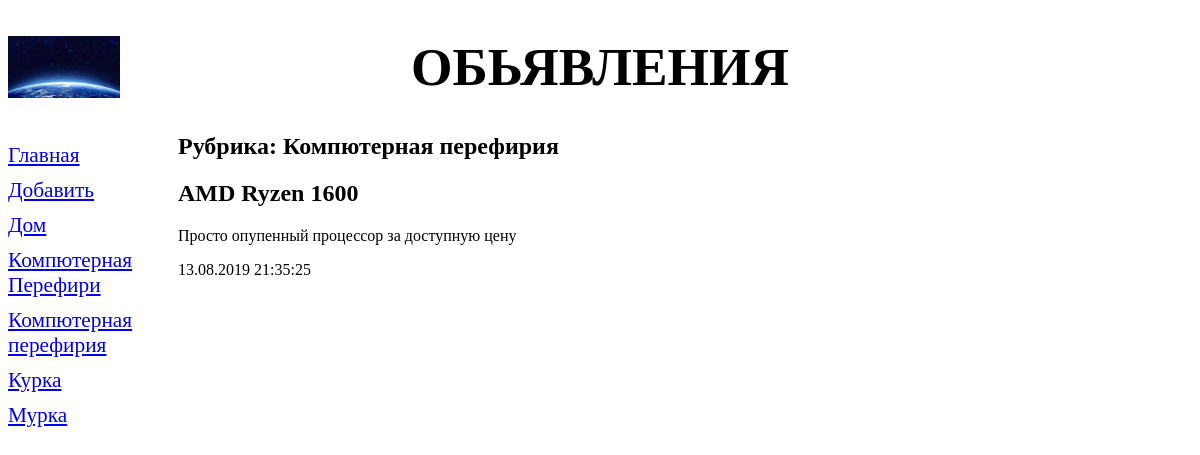
The app's page /5/ with its own data.
### bboard/models.py (models this page shows, shortened)
class Rubric(models.Model):
    name = models.CharField(max_length=120, db_index=True, verbose_name='Название')
    class Meta:
        verbose_name_plural = 'Рубрики'
        verbose_name = 'Рубрика'
        ordering = ['name']

class Bb(models.Model):
    title = models.CharField(max_length=50, verbose_name='Товар')
    content = models.TextField(null=True, blank=True, verbose_name='Описание')
    price = models.FloatField(null=True, blank=True, verbose_name='Цена')
    published = models.DateTimeField(auto_now_add=True, db_index=True, verbose_name='Опубликовано')
    phone = models.FloatField(null=True, blank=True, verbose_name='Номер телефона')
    named = models.TextField(null=True, blank=True, verbose_name='Фамилия и имя')
    rubric = models.ForeignKey('Rubric', null=True, on_delete=models.PROTECT, verbose_name='Рубрика')

### bboard/views.py (the view)
# urls.py: path('<int:rubric_id>/', by_rubric, name='by_rubric'),
def by_rubric(request, rubric_id):
    bbs = Bb.objects.filter(rubric=rubric_id)
    rubrics = Rubric.objects.all()
    current_rubric = Rubric.objects.get(pk=rubric_id)
    context = {'bbs': bbs, 'rubrics': rubrics, 'current_rubric': current_rubric}
    return render(request, 'bboard/by_rubric.html', context)

### bboard/templates/bboard/by_rubric.html (shortened to what this page needs)
{% extends "layout/basic.html" %}
{% block content %}
<h2>Рубрика: {{ current_rubric.name }}</h2>
{% for bb in bbs %}
<div>
  <h2>{{ bb.title }}</h2>
  <p>{{ bb.content }}</p>
  <p>{{ bb.published|date:"d.m.Y H:i:s" }}</p>
</div>
{% endfor %}
{% endblock %}

### bboard/templates/layout/basic.html (shortened to what this page needs)
{% load static%}
<!DOCTYPE html>
<html lang="en">
<head>
    <link rel="stylesheet" type="text/css" href="{% static 'bboard/style.css' %}">
</head>
<body>
    <header>
        <h1>Обьявления</h1>
    </header>
    <nav>
        <a href="{% url 'index' %}">Главная</a>
        <a href="{% url 'add' %}">Добавить</a>
        {% for rubric in rubrics %}
        <a href="{% url 'by_rubric' rubric.pk %}">{{ rubric.name }}</a>
        {% endfor %}
    </nav>
    <section>
        {% block content %}
        {% endblock %}
    </section>
</body>
</html>

### bboard/static/bboard/style.css (style rules this page uses)
header h1 { font-size: 40pt; text-transform: uppercase; text-align: center; background: url("bg.jpg") left/auto 100% no-repeat ; }
nav { font-size: 16pt; width: 150px; float: left; }
nav a { display: block; margin: 10px 0px; }
section { margin-left: 170px; }

### records on screen
Rubric: name "Дом"
Rubric: name "Компютерная Перефири"
Rubric: name "Компютерная перефирия"
Rubric: name "Курка"
Rubric: name "Мурка"
Bb: title "AMD Ryzen 1600", content "Просто опупенный процессор за доступную цену", published "13.08.2019 21:35:25"
